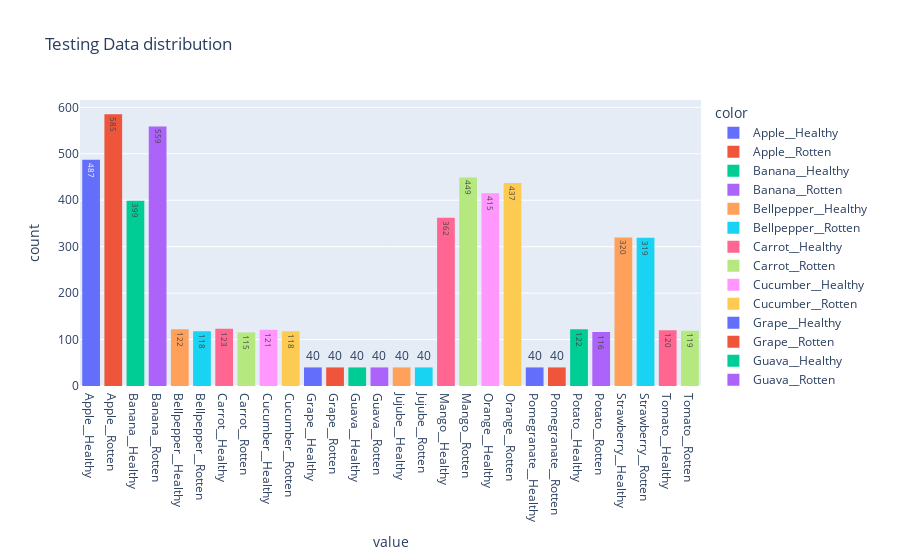

The notebook cell saved with this chart:
### Markdown cell above
##### 1.1.3.2 Testing Data

### Code cell
px.histogram(test_df['classes'].map(classes_names) , title='Testing Data distribution' ,
             color = test_df['classes'].map(classes_names),
            text_auto=True)
